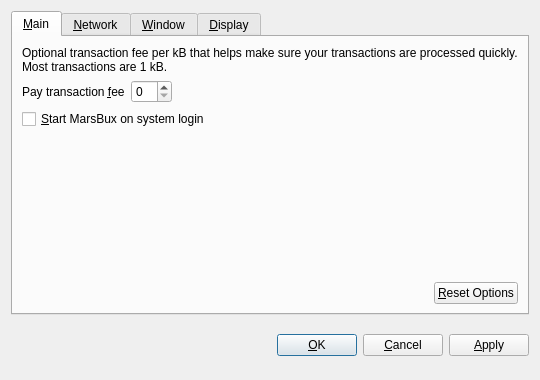
<?xml version="1.0" encoding="UTF-8"?>
<ui version="4.0">
 <class>OptionsDialog</class>
 <widget class="QDialog" name="OptionsDialog">
  <property name="geometry">
   <rect>
    <x>0</x>
    <y>0</y>
    <width>540</width>
    <height>380</height>
   </rect>
  </property>
  <property name="windowTitle">
   <string>Options</string>
  </property>
  <property name="modal">
   <bool>true</bool>
  </property>
  <layout class="QVBoxLayout" name="verticalLayout">
   <item>
    <widget class="QTabWidget" name="tabWidget">
     <property name="tabPosition">
      <enum>QTabWidget::North</enum>
     </property>
     <property name="currentIndex">
      <number>0</number>
     </property>
     <widget class="QWidget" name="tabMain">
      <attribute name="title">
       <string>&amp;Main</string>
      </attribute>
      <layout class="QVBoxLayout" name="verticalLayout_Main">
       <item>
        <widget class="QLabel" name="transactionFeeInfoLabel">
         <property name="text">
          <string>Optional transaction fee per kB that helps make sure your transactions are processed quickly. Most transactions are 1 kB.</string>
         </property>
         <property name="textFormat">
          <enum>Qt::PlainText</enum>
         </property>
         <property name="wordWrap">
          <bool>true</bool>
         </property>
        </widget>
       </item>
       <item>
        <layout class="QHBoxLayout" name="horizontalLayout_1_Main">
         <item>
          <widget class="QLabel" name="transactionFeeLabel">
           <property name="text">
            <string>Pay transaction &amp;fee</string>
           </property>
           <property name="textFormat">
            <enum>Qt::PlainText</enum>
           </property>
           <property name="buddy">
            <cstring>transactionFee</cstring>
           </property>
          </widget>
         </item>
         <item>
          <widget class="BitcoinAmountField" name="transactionFee"/>
         </item>
         <item>
          <spacer name="horizontalSpacer_1_Main">
           <property name="orientation">
            <enum>Qt::Horizontal</enum>
           </property>
           <property name="sizeHint" stdset="0">
            <size>
             <width>40</width>
             <height>20</height>
            </size>
           </property>
          </spacer>
         </item>
        </layout>
       </item>
       <item>
        <widget class="QCheckBox" name="bitcoinAtStartup">
         <property name="toolTip">
          <string>Automatically start MarsBux after logging in to the system.</string>
         </property>
         <property name="text">
          <string>&amp;Start MarsBux on system login</string>
         </property>
        </widget>
       </item>
       <item>
        <spacer name="verticalSpacer_Main">
         <property name="orientation">
          <enum>Qt::Vertical</enum>
         </property>
         <property name="sizeHint" stdset="0">
          <size>
           <width>20</width>
           <height>40</height>
          </size>
         </property>
        </spacer>
       </item>
       <item>
        <layout class="QHBoxLayout" name="horizontalLayout_2_Main">
         <item>
          <spacer name="horizontalSpacer_2_Main">
           <property name="orientation">
            <enum>Qt::Horizontal</enum>
           </property>
           <property name="sizeHint" stdset="0">
            <size>
             <width>40</width>
             <height>20</height>
            </size>
           </property>
          </spacer>
         </item>
         <item>
          <widget class="QPushButton" name="resetButton">
           <property name="toolTip">
            <string>Reset all client options to default.</string>
           </property>
           <property name="text">
            <string>&amp;Reset Options</string>
           </property>
           <property name="autoDefault">
            <bool>false</bool>
           </property>
          </widget>
         </item>
        </layout>
       </item>
      </layout>
     </widget>
     <widget class="QWidget" name="tabNetwork">
      <attribute name="title">
       <string>&amp;Network</string>
      </attribute>
      <layout class="QVBoxLayout" name="verticalLayout_Network">
       <item>
        <widget class="QCheckBox" name="mapPortUpnp">
         <property name="toolTip">
          <string>Automatically open the MarsBux client port on the router. This only works when your router supports UPnP and it is enabled.</string>
         </property>
         <property name="text">
          <string>Map port using &amp;UPnP</string>
         </property>
        </widget>
       </item>
       <item>
        <widget class="QCheckBox" name="connectSocks">
         <property name="toolTip">
          <string>Connect to the MarsBux network through a SOCKS proxy (e.g. when connecting through Tor).</string>
         </property>
         <property name="text">
          <string>&amp;Connect through SOCKS proxy:</string>
         </property>
        </widget>
       </item>
       <item>
        <layout class="QHBoxLayout" name="horizontalLayout_Network">
         <item>
          <widget class="QLabel" name="proxyIpLabel">
           <property name="text">
            <string>Proxy &amp;IP:</string>
           </property>
           <property name="textFormat">
            <enum>Qt::PlainText</enum>
           </property>
           <property name="buddy">
            <cstring>proxyIp</cstring>
           </property>
          </widget>
         </item>
         <item>
          <widget class="QValidatedLineEdit" name="proxyIp">
           <property name="maximumSize">
            <size>
             <width>140</width>
             <height>16777215</height>
            </size>
           </property>
           <property name="toolTip">
            <string>IP address of the proxy (e.g. 127.0.0.1)</string>
           </property>
          </widget>
         </item>
         <item>
          <widget class="QLabel" name="proxyPortLabel">
           <property name="text">
            <string>&amp;Port:</string>
           </property>
           <property name="textFormat">
            <enum>Qt::PlainText</enum>
           </property>
           <property name="buddy">
            <cstring>proxyPort</cstring>
           </property>
          </widget>
         </item>
         <item>
          <widget class="QLineEdit" name="proxyPort">
           <property name="maximumSize">
            <size>
             <width>55</width>
             <height>16777215</height>
            </size>
           </property>
           <property name="toolTip">
            <string>Port of the proxy (e.g. 9050)</string>
           </property>
          </widget>
         </item>
         <item>
          <widget class="QLabel" name="socksVersionLabel">
           <property name="text">
            <string>SOCKS &amp;Version:</string>
           </property>
           <property name="textFormat">
            <enum>Qt::PlainText</enum>
           </property>
           <property name="buddy">
            <cstring>socksVersion</cstring>
           </property>
          </widget>
         </item>
         <item>
          <widget class="QValueComboBox" name="socksVersion">
           <property name="toolTip">
            <string>SOCKS version of the proxy (e.g. 5)</string>
           </property>
          </widget>
         </item>
         <item>
          <spacer name="horizontalSpacer_Network">
           <property name="orientation">
            <enum>Qt::Horizontal</enum>
           </property>
           <property name="sizeHint" stdset="0">
            <size>
             <width>40</width>
             <height>20</height>
            </size>
           </property>
          </spacer>
         </item>
        </layout>
       </item>
       <item>
        <spacer name="verticalSpacer_Network">
         <property name="orientation">
          <enum>Qt::Vertical</enum>
         </property>
         <property name="sizeHint" stdset="0">
          <size>
           <width>20</width>
           <height>40</height>
          </size>
         </property>
        </spacer>
       </item>
      </layout>
     </widget>
     <widget class="QWidget" name="tabWindow">
      <attribute name="title">
       <string>&amp;Window</string>
      </attribute>
      <layout class="QVBoxLayout" name="verticalLayout_Window">
       <item>
        <widget class="QCheckBox" name="minimizeToTray">
         <property name="toolTip">
          <string>Show only a tray icon after minimizing the window.</string>
         </property>
         <property name="text">
          <string>&amp;Minimize to the tray instead of the taskbar</string>
         </property>
        </widget>
       </item>
       <item>
        <widget class="QCheckBox" name="minimizeOnClose">
         <property name="toolTip">
          <string>Minimize instead of exit the application when the window is closed. When this option is enabled, the application will be closed only after selecting Quit in the menu.</string>
         </property>
         <property name="text">
          <string>M&amp;inimize on close</string>
         </property>
        </widget>
       </item>
       <item>
        <spacer name="verticalSpacer_Window">
         <property name="orientation">
          <enum>Qt::Vertical</enum>
         </property>
         <property name="sizeHint" stdset="0">
          <size>
           <width>20</width>
           <height>40</height>
          </size>
         </property>
        </spacer>
       </item>
      </layout>
     </widget>
     <widget class="QWidget" name="tabDisplay">
      <attribute name="title">
       <string>&amp;Display</string>
      </attribute>
      <layout class="QVBoxLayout" name="verticalLayout_Display">
       <item>
        <layout class="QHBoxLayout" name="horizontalLayout_1_Display">
         <item>
          <widget class="QLabel" name="langLabel">
           <property name="text">
            <string>User Interface &amp;language:</string>
           </property>
           <property name="textFormat">
            <enum>Qt::PlainText</enum>
           </property>
           <property name="buddy">
            <cstring>lang</cstring>
           </property>
          </widget>
         </item>
         <item>
          <widget class="QValueComboBox" name="lang">
           <property name="toolTip">
            <string>The user interface language can be set here. This setting will take effect after restarting MarsBux.</string>
           </property>
          </widget>
         </item>
        </layout>
       </item>
       <item>
        <layout class="QHBoxLayout" name="horizontalLayout_2_Display">
         <item>
          <widget class="QLabel" name="unitLabel">
           <property name="text">
            <string>&amp;Unit to show amounts in:</string>
           </property>
           <property name="textFormat">
            <enum>Qt::PlainText</enum>
           </property>
           <property name="buddy">
            <cstring>unit</cstring>
           </property>
          </widget>
         </item>
         <item>
          <widget class="QValueComboBox" name="unit">
           <property name="toolTip">
            <string>Choose the default subdivision unit to show in the interface and when sending coins.</string>
           </property>
          </widget>
         </item>
        </layout>
       </item>
       <item>
        <widget class="QCheckBox" name="displayAddresses">
         <property name="toolTip">
          <string>Whether to show MarsBux addresses in the transaction list or not.</string>
         </property>
         <property name="text">
          <string>&amp;Display addresses in transaction list</string>
         </property>
        </widget>
       </item>
       <item>
        <widget class="QCheckBox" name="coinControlFeatures">
         <property name="toolTip">
          <string>Whether to show coin control features or not.</string>
         </property>
         <property name="text">
          <string>Display coin &amp;control features (experts only!)</string>
         </property>
        </widget>
       </item>
       <item>
        <spacer name="verticalSpacer_Display">
         <property name="orientation">
          <enum>Qt::Vertical</enum>
         </property>
         <property name="sizeHint" stdset="0">
          <size>
           <width>20</width>
           <height>40</height>
          </size>
         </property>
        </spacer>
       </item>
      </layout>
     </widget>
    </widget>
   </item>
   <item>
    <layout class="QHBoxLayout" name="horizontalLayout_Buttons">
     <item>
      <spacer name="horizontalSpacer_1">
       <property name="orientation">
        <enum>Qt::Horizontal</enum>
       </property>
       <property name="sizeHint" stdset="0">
        <size>
         <width>40</width>
         <height>48</height>
        </size>
       </property>
      </spacer>
     </item>
     <item>
      <widget class="QLabel" name="statusLabel">
       <property name="font">
        <font>
         <weight>75</weight>
         <bold>true</bold>
        </font>
       </property>
       <property name="text">
        <string/>
       </property>
       <property name="textFormat">
        <enum>Qt::PlainText</enum>
       </property>
       <property name="wordWrap">
        <bool>true</bool>
       </property>
      </widget>
     </item>
     <item>
      <spacer name="horizontalSpacer_2">
       <property name="orientation">
        <enum>Qt::Horizontal</enum>
       </property>
       <property name="sizeHint" stdset="0">
        <size>
         <width>40</width>
         <height>48</height>
        </size>
       </property>
      </spacer>
     </item>
     <item>
      <widget class="QPushButton" name="okButton">
       <property name="text">
        <string>&amp;OK</string>
       </property>
      </widget>
     </item>
     <item>
      <widget class="QPushButton" name="cancelButton">
       <property name="text">
        <string>&amp;Cancel</string>
       </property>
       <property name="autoDefault">
        <bool>false</bool>
       </property>
      </widget>
     </item>
     <item>
      <widget class="QPushButton" name="applyButton">
       <property name="text">
        <string>&amp;Apply</string>
       </property>
       <property name="autoDefault">
        <bool>false</bool>
       </property>
      </widget>
     </item>
    </layout>
   </item>
  </layout>
 </widget>
 <customwidgets>
  <customwidget>
   <class>BitcoinAmountField</class>
   <extends>QSpinBox</extends>
   <header>bitcoinamountfield.h</header>
  </customwidget>
  <customwidget>
   <class>QValueComboBox</class>
   <extends>QComboBox</extends>
   <header>qvaluecombobox.h</header>
  </customwidget>
  <customwidget>
   <class>QValidatedLineEdit</class>
   <extends>QLineEdit</extends>
   <header>qvalidatedlineedit.h</header>
  </customwidget>
 </customwidgets>
 <resources/>
 <connections/>
</ui>
